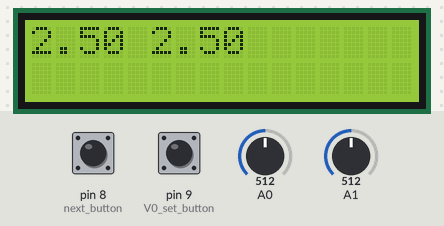
Recording of a sketch running on a simulated Arduino Uno, built with avr-gcc and run on an emulated ATmega328P. On the bench: 16×2 character LCD. The inputs (shaded band) are chosen by the test bench; at power-on: pin 8 (next_button) HIGH, pin 9 (V0_set_button) HIGH, A1 = 512, A0 = 512. EEPROM starts erased; what the sketch prints to the serial monitor is not drawn.

Above: at 1.6 s.
1.7 s: pin 8 (next_button) pulled LOW for 0.15 s
At 2.8 s:
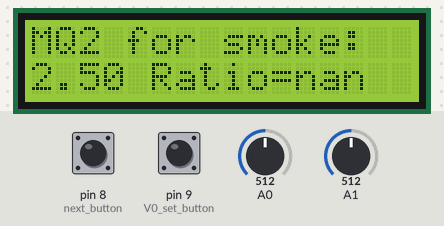
3.6 s: pin 9 (V0_set_button) pulled LOW for 0.15 s
At 4.5 s:
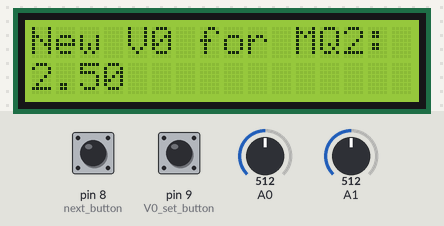
5.7 s: pin 9 (V0_set_button) pulled LOW for 1 s
At 7.9 s:
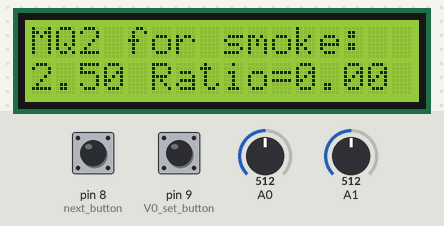
8.8 s: pin 8 (next_button) pulled LOW for 1 s
At 11.6 s:
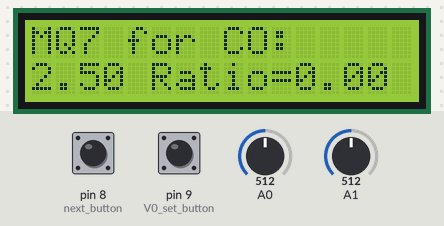
12.0 s: A1 set to 716
At 13.7 s:
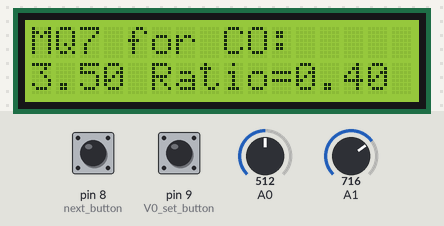
14.1 s: A1 set to 900
At 15.8 s:
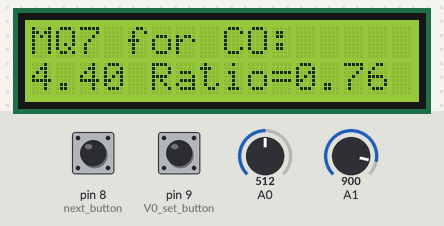
Timing chart, 0 to 17.2 s (numbered marks = the images above; inputs shaded):
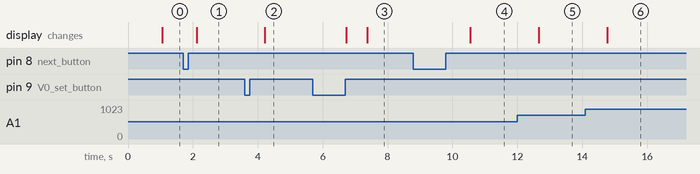

Measured:
- after the input at 1.7 s, the display: changes after 0.41 s (image 1)
- after the input at 3.6 s, the display: changes after 0.62 s (image 2)
- after the input at 5.7 s, the display: first changes after 1.0 s (image 3 shows a later state)
- after the input at 8.8 s, the display: changes after 1.7 s (image 4)
- after the input at 12.0 s, the display: changes after 0.66 s (image 5)
- after the input at 14.1 s, the display: changes after 0.67 s (image 6)

The sketch:

EX8.ino
```cpp
#include <EEPROM.h>
#include <LiquidCrystal.h>

const int RS = 2;
const int E = 3;
const int D4 = 4;
const int D5 = 5;
const int D6 = 6;
const int D7 = 7;

#define V0_set_button 9   // button used for setting all V0 values
#define next_button 8     // button used for switching between display

LiquidCrystal lcd(RS,E,D4,D5,D6,D7);

bool V0_set_state = false;

//Values for MQ7
float MQ7_V0;  // Get the value of V0 via in Air
double MQ7_ratio; // Get ratio ( MQ2_volt - MQ2_V0 ) / MQ2_V0
float MQ7_ppm;
float MQ7_volt;

//Values for MQ2
float MQ2_V0;  // Get the value of V0 via in Air
double MQ2_ratio; // Get ratio ( MQ2_volt - MQ2_V0 ) / MQ2_V0
float MQ2_ppm;
float MQ2_volt;

//Values for display
int count_display = 0;
unsigned int menu = 0;

//EEPROM addresses
const int address0 = 0;
const int address1 = address0+sizeof(float);

//Display function attach
ISR(TIMER2_COMPA_vect){
   //interrupt commands for TIMER 2 here

   count_display ++;
   if(count_display==250) {
    display_lcd();
    count_display = 0;
   }
}


void setup() {
  // put your setup code here, to run once:
EEPROM.get(address0,MQ2_V0);
EEPROM.get(address1,MQ7_V0);

// TIMER 2 used for display
// TIMER 2 for interrupt frequency 1000 Hz:
cli(); // stop interrupts
TCCR2A = 0; // set entire TCCR2A register to 0
TCCR2B = 0; // same for TCCR2B
TCNT2  = 0; // initialize counter value to 0
// set compare match register for 1000 Hz increments
OCR2A = 249; // = 16000000 / (64 * 1000) - 1 (must be <256)
// turn on CTC mode
TCCR2B |= (1 << WGM21);
// Set CS22, CS21 and CS20 bits for 64 prescaler
TCCR2B |= (1 << CS22) | (0 << CS21) | (0 << CS20);
// enable timer compare interrupt
TIMSK2 |= (1 << OCIE2A);
sei(); // allow interrupts

Serial.begin(9600);

pinMode(V0_set_button,INPUT_PULLUP);
pinMode(next_button,INPUT_PULLUP);
lcd.begin(16, 2);

lcd.print("Starting ...");
Serial.println("Starting ...");

}

void loop() {
  // put your main code here, to run repeatedly:
  if(digitalRead(V0_set_button)==LOW && V0_set_state==true) {
    while(digitalRead(V0_set_button)==LOW);
    V0_set_state = false;
    lcd.clear();
    lcd.print("V0 values saved !");
    Serial.println("V0 values saved !");
    EEPROM.put(address0,MQ2_V0);
    EEPROM.put(address1,MQ7_V0);
  }

  if(digitalRead(V0_set_button)==LOW && V0_set_state==false) {
    while(digitalRead(V0_set_button)==LOW);
    V0_set_state = true;
  }

  if(digitalRead(next_button)==LOW) {
    while(digitalRead(next_button)==LOW);
    menu++;
  }

}

//Display function : 0 for MQ2 1 for MQ7
// *****IMPORTANT***** : The display function is also used for getting the values from sensors
void display_lcd(void){

  if(V0_set_state == false){

    //get the values :
    get_MQ7_ratio();
    get_MQ2_ratio();

    lcd.clear();
    if(menu>2) menu=0;
    switch(menu){

      case 0:
      lcd.print(MQ2_volt);
      lcd.setCursor(5,0);
      lcd.print(MQ7_volt);
      break;

      case 1:
      lcd.print("MQ2 for smoke:");
      lcd.setCursor(0,1);
      lcd.print(MQ2_volt);
      lcd.setCursor(5,1);
      lcd.print("Ratio=");
      lcd.setCursor(11,1);
      lcd.print(MQ2_ratio);
      /*
      Serial.println("MQ2 for smoke:");
      Serial.print(MQ2_ppm);
      Serial.println("ppm");
      */
      break;

      case 2:
      lcd.print("MQ7 for CO:");
      lcd.setCursor(0,1);
      lcd.print(MQ7_volt);
      lcd.setCursor(5,1);
      lcd.print("Ratio=");
      lcd.setCursor(11,1);
      lcd.print(MQ7_ratio);
      /*
      Serial.println("MQ7 for CO:");
      Serial.print(MQ7_ppm);
      Serial.println("ppm");
      */
      break;
    }
  }

  if(V0_set_state == true){

    //get the values :
    get_MQ7_V0();
    get_MQ2_V0();

    lcd.clear();
    if(menu>2) menu=0;
    switch(menu){

      case 0:
      lcd.print(MQ2_V0);
      lcd.setCursor(5,0);
      lcd.print(MQ7_V0);
      break;

      case 1:
      lcd.print("New V0 for MQ2:");
      lcd.setCursor(0,1);
      lcd.print(MQ2_V0);
      /*
      Serial.println("New V0 for MQ2:");
      Serial.println(MQ2_V0);
      */
      break;

      case 2:
      lcd.print("New V0 for MQ7:");
      lcd.setCursor(0,1);
      lcd.print(MQ7_V0);
      /*
      Serial.println("New V0 for MQ7:");
      Serial.println(MQ7_V0);
      */
      break;
    }
  }

}

void get_MQ7_V0(void){

    int sensorValue[101];
  // Get a average data by testing 101 times and pick the Median :
    for(int x = 0 ; x < 101 ; x++)
    {
        sensorValue[x] = analogRead(A1);
    }
    sort_array(sensorValue,101);
    MQ7_V0 = sensorValue[50]*5.0/1023;
}

void get_MQ7_ratio(void){

  int sensorValue[101];
  // Get a average data by testing 100 times
    for(int x = 0 ; x < 100 ; x++)
    {
        sensorValue[x] = analogRead(A1);
    }
    sort_array(sensorValue,101);
    MQ7_volt = sensorValue[50]*5.0/1023;
    MQ7_ratio = (MQ7_volt - MQ7_V0)/MQ7_V0;
}

void get_MQ2_V0(void){

    int sensorValue[101];
  // Get a average data by testing 101 times and pick the Median :
    for(int x = 0 ; x < 101 ; x++)
    {
        sensorValue[x] = analogRead(A0);
    }
    sort_array(sensorValue,101);
    MQ2_V0 = sensorValue[50]*5.0/1023;
}

void get_MQ2_ratio(void){

    int sensorValue[101];
  // Get a average data by testing 100 times
    for(int x = 0 ; x < 100 ; x++)
    {
        sensorValue[x] = analogRead(A0);
    }
    sort_array(sensorValue,101);
    MQ2_volt = sensorValue[50]*5.0/1023;
    MQ2_ratio = (MQ2_volt - MQ2_V0)/MQ2_V0;
}


void sort_array(int a[], int size) {
    for(int i=0; i<(size-1); i++) {
        for(int o=0; o<(size-(i+1)); o++) {
                if(a[o] > a[o+1]) {
                    int t = a[o];
                    a[o] = a[o+1];
                    a[o+1] = t;
                }
        }
    }
}
```
